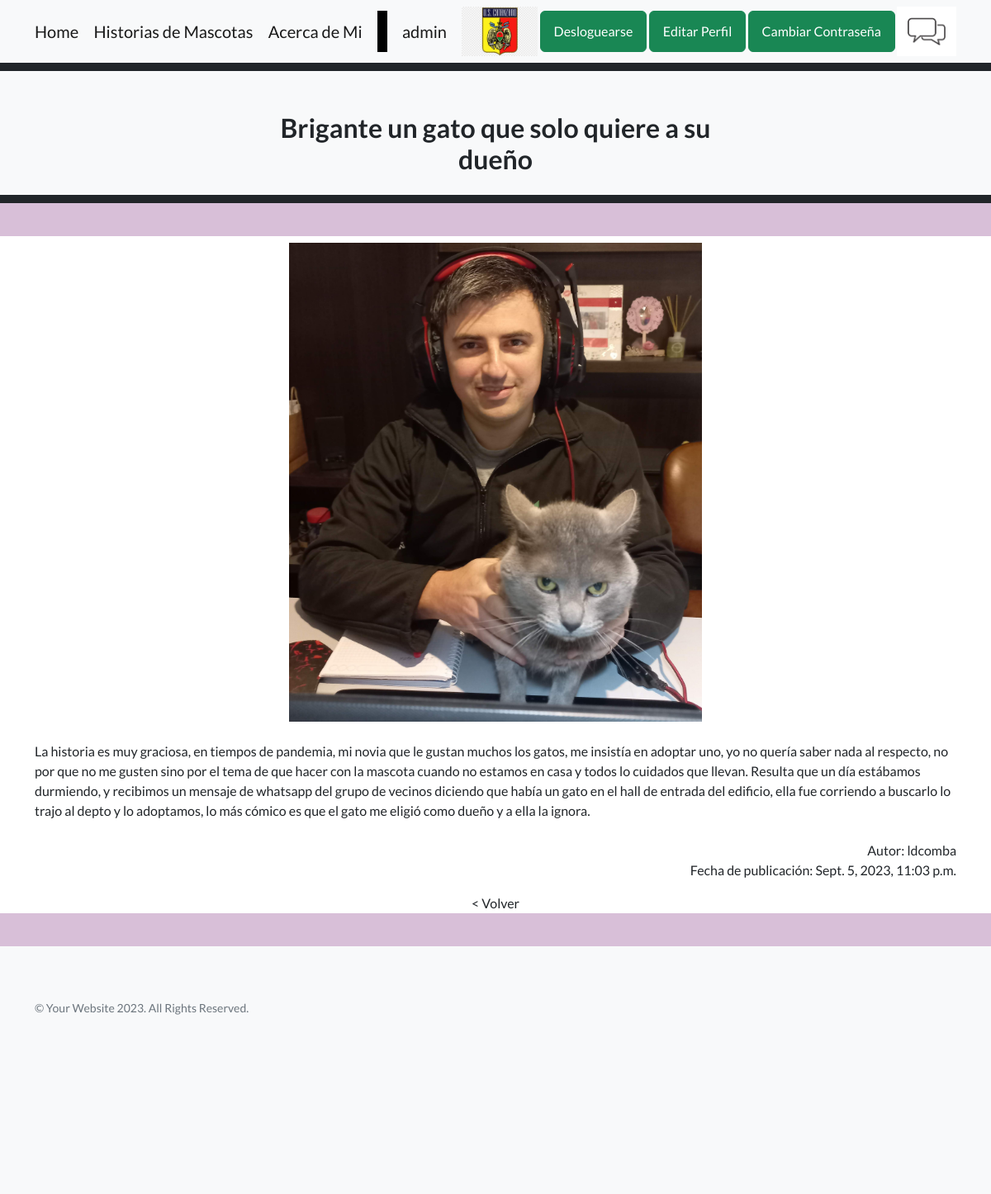
Screenshot of /AppPages/routePages/1 (signed in) with the database file from the repository.
### AppPages/models.py (models this page shows, shortened)
class Mascota(models.Model):
    mascotaSeleccion= (
        ('gato','Gato'),
        ('perro','Perro'),
        ('pajaro','Pajaro'),
        ('pez','Pez'),
        ('otro','Otro')
    )
    autor=models.ForeignKey(User, on_delete=models.CASCADE, null=True, blank=True)
    mascota= models.CharField(max_length=50, choices=mascotaSeleccion, default='gato')
    nombreMascota=models.CharField(max_length=50)
    titulo=models.CharField(max_length=50)
    historia = models.TextField(
        validators=[MaxLengthValidator(limit_value=3200, message='La historia no puede superar 40 líneas.')],
        help_text="Ingresa la historia de la mascota (máximo 40 líneas)."
    )
    fechaPublicacion=models.DateTimeField(auto_now_add=True)
    imagenMascota = models.ImageField(null=True, blank=True, upload_to="imagenes/")
    class Meta:
        ordering = ['autor', '-fechaPublicacion']

### AppPages/views.py (the view)
# urls.py: path("routePages/<id>", routePagesId, name="routePagesId"),
def routePagesId (request,id):
    mascotasHistorias=Mascota.objects.get(id=id)
    if len(mascotasHistorias.imagenMascota)==0:
        mensaje= "Esta publicación no tiene imagen comunicarse con el admin"
    else:
        mensaje=""
    return render(request, "04_routePagesId.html",{"mascotasHistorias":mascotasHistorias,"mensaje":mensaje,"avatar":obtenerAvatar(request)})

### AppPages/views.py (called while the page is built)
def obtenerAvatar(request):
    avatares = PerfilUsuario.objects.filter(Q(user=request.user.id) & Q(imagen__isnull=False) & ~Q(imagen=''))
    if len(avatares)!=0:
        return avatares[0].imagen.url
    else:
        return "/media/avatars/avatarpordefecto.png"

### AppPages/templates/04_routePagesId.html (shortened to what this page needs)
{% extends "00_padre.html" %}
{% load static %}
{% block titulo %} {{mascotasHistorias.titulo}} {% endblock %}
{% block contenido_que_cambia %}
<div class="container text-center">
                <div class="card-body">
                <img src="{{ mascotasHistorias.imagenMascota.url }}" alt="avatar" width="500" height="auto" />
                <div style="text-align: left;">
                    <br>
                    {{ mascotasHistorias.historia }}
                    <br>
                </div>
                <div style="text-align: right;">
                <br>
                Autor: {{mascotasHistorias.autor}}
                <br>
                <p>Fecha de publicación:  {{mascotasHistorias.fechaPublicacion}}</p>
                </div>
                <a class="navbar-brand" href="{% url 'routePages' %}">  &lt Volver </a>
                </div>
</div>
{% endblock %}

### AppPages/templates/00_padre.html (shortened to what this page needs)
<!DOCTYPE html>
<html lang="en">
    <head>
        {% load static %}
        <link href="https://cdn.jsdelivr.net/npm/bootstrap-icons@1.5.0/font/bootstrap-icons.css" rel="stylesheet" type="text/css" />
        <link href="{% static 'APPCoder/css/styles.css' %}" rel="stylesheet" />
    </head>
    <body>
        <nav class="navbar navbar-light bg-light static-top">
            <div class="container">
                <a class="navbar-brand" href="{% url 'home' %}">Home</a>
                <a class="navbar-brand" href="{% url 'routePages' %}"> Historias de Mascotas</a>
                <a class="navbar-brand" href="{% url 'aboutMe' %}">Acerca de Mi</a>
                <a class="navbar-brand text-black bg-black" style="height: 50px; line-height: 50px;">     1     </a>
                {% if user.is_authenticated %}
                <a class="navbar-brand">  {{ user.username }} </a>
                <img src="{{ avatar }}" alt="avatar" style="width:auto;height:60px;" >
                <a class="btn btn-success" href="{% url 'AppAccounts:logout' %}">Desloguearse</a>
                <a class="btn btn-success" href="{% url 'AppAccounts:editarPerfil' %}">Editar Perfil</a>
                <a class="btn btn-success" href="{% url 'AppAccounts:cambiarPass' %}">Cambiar Contraseña</a>
                <a href="{% url 'AppAccounts:chatRoom' %}">
                    <img src="{% static 'AppPages/assets/img/chatIcon.webp' %}" alt="Imagen de ejemplo" height="60px" width=auto>
                </a>
                {% else %}
                <a class="btn btn-success" href="{% url 'AppAccounts:login' %}">Loguearse</a>
                <a class="btn btn-success" href="{% url 'AppAccounts:register' %}">Registrarse</a>
                {% endif %}
            </div>
        </nav>
        <section class="footer bg-dark"
        style="height: 10px;">
        </section>
        <section class="footer bg-light"
        style="height: 50px;">
        </section>
        <section class="footer bg-light"
        style="height: 50px;">
            <div class="container position-relative">
                <div class="row justify-content-center">
                    <div class="col-xl-6 d-flex align-items-center justify-content-center text-center">
                        <h2 class="mb-4"> {% block titulo %} {% endblock %}</h2>
                    </div>
                </div>
            </div>
        </section>
        <section class="footer bg-light"
        style="height: 50px;">
        </section>
        <section class="footer bg-dark"
        style="height: 10px;">
        </section>
        <section class="footer bg-violeta-pastel"
        style="height: 40px;">
        </section>
        {% block contenido_que_cambia %}
        {% endblock %}
        <section class="footer bg-violeta-pastel"
        style="height: 40px;">
        </section>
        <footer class="footer bg-light"
        style="height: 300px;">
            <div class="container">
                <div class="row">
                    <div class="col-lg-6 h-100 text-center text-lg-start my-auto">
                        <p class="text-muted small mb-4 mb-lg-2">&copy; Your Website 2023. All Rights Reserved.</p>
                    </div>
                </div>
            </div>
        </footer>
    </body>
</html>

### rows the page displays
Mascota: titulo "Brigante un gato que solo quiere a su dueño", imagenMascota (picture), historia "La historia es muy graciosa, en tiempos de pandemia, mi novia que le gustan muchos los gatos, me insistía en adoptar uno, yo no quería saber nada al respecto, no por que no me gusten sino por el tema de que hacer con la mascota cuando no estamos en casa y todos lo cuidados que llevan. Resulta que un día estábamos durmiendo, y recibimos un mensaje de whatsapp del grupo de vecinos diciendo que había un gato en el hall de entrada del edificio, ella fue corriendo a buscarlo lo trajo al depto y lo adoptamos, lo más cómico es que el gato me eligió como dueño y a ella la ignora.", autor "ldcomba", fechaPublicacion "Sept. 5, 2023, 11:03 p.m."

### other values shown
{{ user.username }} "admin"
